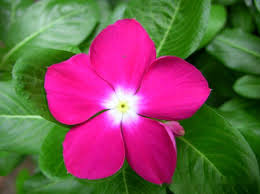
#> input picture Image_Process/Geometrc_Transformations/flower.png, 260 x 194 px
$ jupyter execute Translation.ipynb
#> lines starting #> are read from the running program, lines starting #| are printed output that depends on the picture
# 平移
> 平移是物体位置的移动。如果知道```（x，y）```方向上的偏移，并将其设为```（tx，ty）```，则可以按如下方式创建变换矩阵M：
$$
M =
\begin{bmatrix}
 1 & 0 & t_x \\
 0 & 1 & t_y
\end{bmatrix}
$$
>可以将```M```放入```np.float32```类型的```Numpy```数组中。并将其传递给```cv.warpAffine()```函数。请参见以下示例：

[cell 1]
import numpy as np
import cv2 as cv

# 图像·平移

img = cv.imread('flower.png', 0) # 0代表返回灰度值， 1代表原图
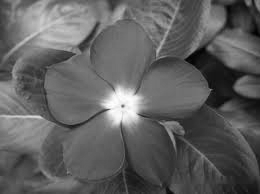
#> img: shape (194, 260); min 0, max 254, mean 95.8
rows, cols = img.shape
#> rows = 194; cols = 260

M = np.float32([[1, 0, 100], [0, 1, 50]]) # 此时图片的（0, 0）点移动到了（100, 50）
dst = cv.warpAffine(img, M, (cols, rows)) # (cols, rows) 指定输出矩阵的尺寸
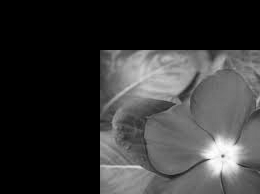
#> dst: shape (194, 260); min 0, max 254, mean 54.9

cv.imshow('source', img)
cv.imshow('image', dst)
cv.waitKey(0)
cv.destroyAllWindows()
